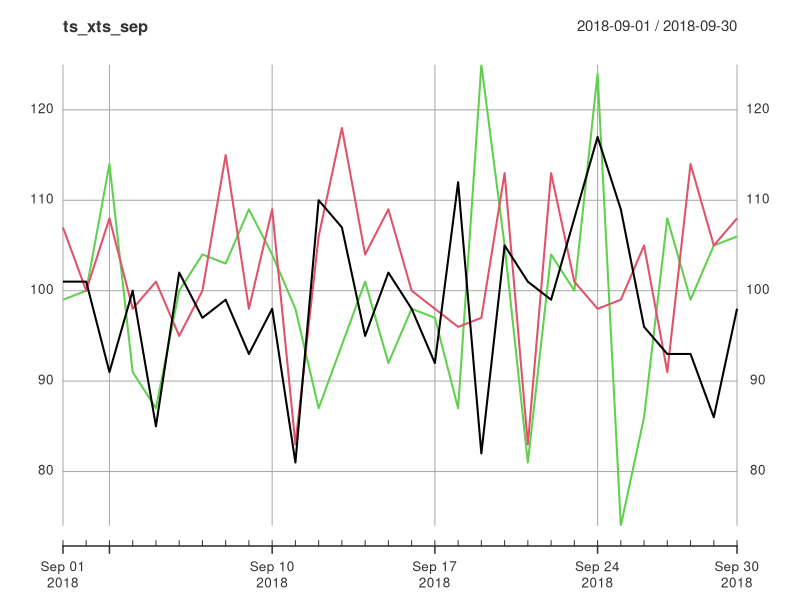

Recreate this plot in R. (Note: this script raises an error after producing the figure.)
# xts  - create object and export data
install.packages("xts")
library(xts)
######### creating 30 dates data
(startdt = as.Date("2018-09-01", format="%Y-%m-%d"))
(sep_days = startdt + 0:29)
class(sep_days)
(stprice=matrix(floor(rnorm(90,mean = 100,sd=10)),ncol=3,byrow = F))
(ts_xts_sep = xts(x=stprice,order.by=sep_days))
colnames(ts_xts_sep) = c('SBI','ICICI','HDFC')
ts_xts_sep
plot(ts_xts_sep)
class(ts_xts_sep)
#########

#create matrix : 1 col for 1 share
(stockprices = matrix(c(100,103, 105, 205, 210, 207, 530, 500, 535), ncol=3, byrow = F))
(cdtindex = c('25-09-2018', '27-09-2018', '28-09-2018'))
#convert to date format
(dtindex = as.Date(cdtindex, format="%d-%m-%Y"))

#now we have index + matrix for xts object

(ts_xts = xts(x=stockprices, order.by=dtindex))


#this series is not continuous but has missing dates

#-----
#matrix data extract
coredata(ts_xts)
coredata(ts_xts_sep)
#extract dates
index(ts_xts)
index(ts_xts_sep)


#write to csv file
write.zoo(ts_xts, "./data/zoodata.csv")

write.zoo(ts_xts_sep, "./data/zoodata.csv")
